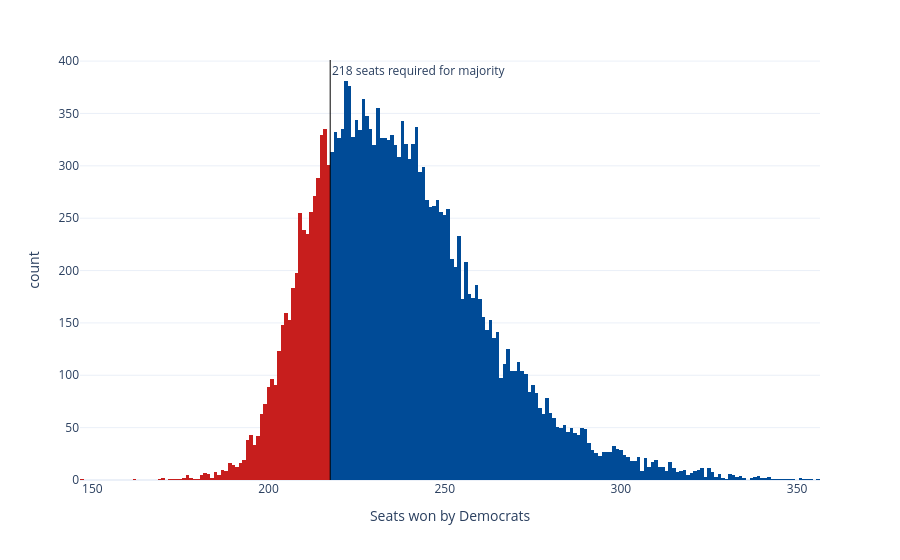

The cell this chart's notebook holds for it:
### Code cell
sims_hist = px.histogram(seat_sims, x='seats', nbins=np.unique(seat_sims['seats']).shape[0]*2, color='winner',
                         color_discrete_map={'Democrats': '#004b97', 'Republicans': '#c71e1d'},
                         labels={'seats':'Seats won by Democrats', 'winner': 'Winner'}, template='plotly_white')
sims_hist.update_traces(showlegend=False)
sims_hist.add_vline(x=217.5, line_width=1, line_color='black', annotation_text='218 seats required for majority', 
                    annotation_position='top right')
sims_hist

### Figure 1 — Plotly figure (JSON) as saved in the notebook; plotly's stock layout.template omitted (floating-point values rounded to 4 significant figures; data arrays with more than 128 entries replaced by an {"elided": "..."} marker saying what was removed)
{"data": [{"bingroup": "x", "hovertemplate": "Winner=Republicans<br>Seats won by Democrats=%{x}<br>count=%{y}<extra></extra>", "legendgroup": "Republicans", "marker": {"color": "#c71e1d", "pattern": {"shape": ""}}, "name": "Republicans", "nbinsx": 372, "orientation": "v", "showlegend": false, "type": "histogram", "x": {"elided": "4190 int values"}, "xaxis": "x", "yaxis": "y"}, {"bingroup": "x", "hovertemplate": "Winner=Democrats<br>Seats won by Democrats=%{x}<br>count=%{y}<extra></extra>", "legendgroup": "Democrats", "marker": {"color": "#004b97", "pattern": {"shape": ""}}, "name": "Democrats", "nbinsx": 372, "orientation": "v", "showlegend": false, "type": "histogram", "x": {"elided": "15810 int values"}, "xaxis": "x", "yaxis": "y"}], "layout": {"annotations": [{"showarrow": false, "text": "218 seats required for majority", "x": 217.5, "xanchor": "left", "xref": "x", "y": 1, "yanchor": "top", "yref": "y domain"}], "barmode": "relative", "legend": {"title": {"text": "Winner"}, "tracegroupgap": 0}, "margin": {"t": 60}, "shapes": [{"line": {"color": "black", "width": 1}, "type": "line", "x0": 217.5, "x1": 217.5, "xref": "x", "y0": 0, "y1": 1, "yref": "y domain"}], "xaxis": {"anchor": "y", "domain": [0, 1], "title": {"text": "Seats won by Democrats"}}, "yaxis": {"anchor": "x", "domain": [0, 1], "title": {"text": "count"}}}}
